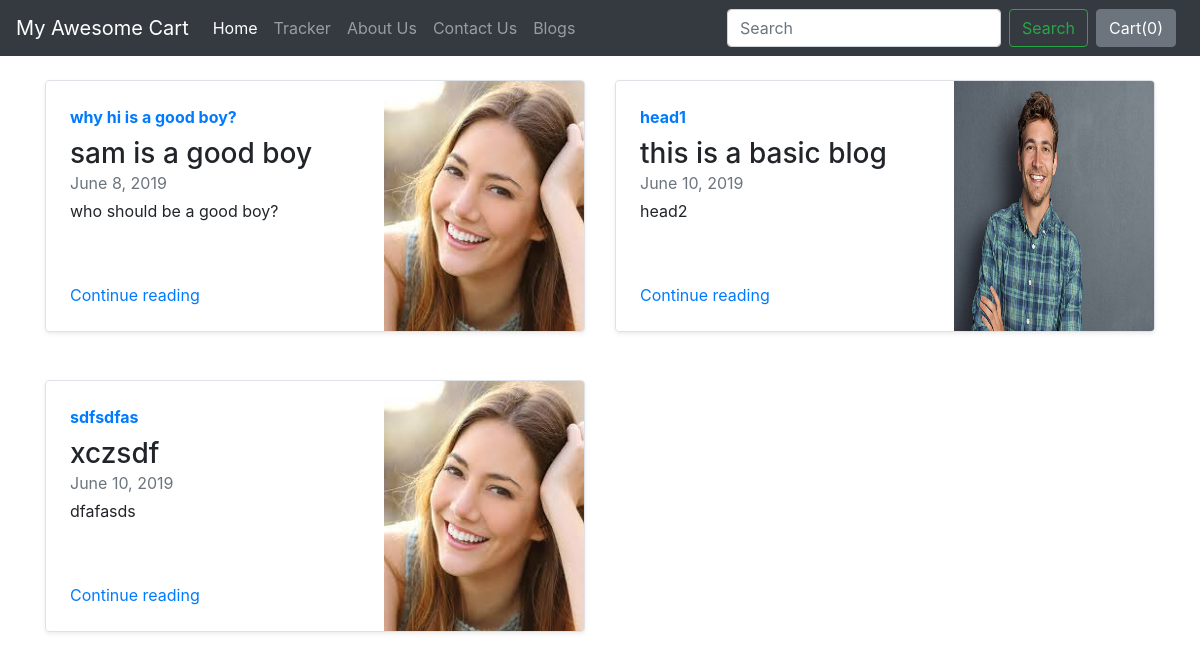
Screenshot of /blog/ with the database file from the repository.
### blog/models.py (models this page shows, shortened)
class Blogpost(models.Model):
    post_id = models.AutoField(primary_key=True)
    title = models.CharField(max_length=200, default="")
    head0 = models.CharField(max_length=500, default="")
    chead0 = models.CharField(max_length=5000, default="")
    head1 = models.CharField(max_length=500, default="")
    chead1 = models.CharField(max_length=5000, default="")
    head2 = models.CharField(max_length=50, default="")
    chead2 = models.CharField(max_length=500, default="")
    pub_date = models.DateField()
    thumbnail = models.ImageField(upload_to="blog/images", default="")

### blog/views.py (the view)
# urls.py: path('', views.index, name="bloghome"),
def index(request):
    myposts = Blogpost.objects.all()
    return render(request, "blog/index.html",{'myposts': myposts})

### blog/templates/blog/index.html
{%extends 'blog/basic.html'%}
{%block body%}
  <div class="container">
    <div class="row mb-2 my-4">
      {% for item in myposts%}
      <div class="col-md-6">
        <div class="row no-gutters border rounded overflow-hidden flex-md-row mb-4 shadow-sm h-md-250 position-relative">
          <div class="col p-4 d-flex flex-column position-static">
            <strong class="d-inline-block mb-2 text-primary">{{item.head0}}</strong>
            <h3 class="mb-0">{{item.title}}</h3>
            <div class="mb-1 text-muted">{{item.pub_date}}</div>
            <p class="card-text mb-auto">{{item.head1}}</p>
            <a href="blogpost/{{item.post_id}}" class="stretched-link">Continue reading</a>
          </div>
          <div class="col-auto d-none d-lg-block">
            <img  src="/media/{{item.thumbnail}}" class="bd-placeholder-img" width="200" height="250" >
          </div>
        </div>
      </div>
    {% if forloop.counter|divisibleby:2 %}
    </div> <div class="row mb-2 my-4">
    {%endif%}
    {%endfor%}
  </div>
{%endblock%}

### blog/templates/blog/basic.html (shortened to what this page needs)
<!doctype html>
<html lang="en">
<head>
    <link rel="stylesheet" href="https://stackpath.bootstrapcdn.com/bootstrap/4.3.1/css/bootstrap.min.css">
</head>
<body>
    <nav class="navbar navbar-expand-lg navbar-dark bg-dark">
        <a class="navbar-brand" href="/shop">My Awesome Cart</a>
        <div class="collapse navbar-collapse" id="navbarNavAltMarkup">
            <div class="navbar-nav">
                <a class="nav-item nav-link active" href="/shop">Home <span class="sr-only">(current)</span></a>
                <a class="nav-item nav-link" href="/shop/tracker">Tracker</a>
                <a class="nav-item nav-link" href="/shop/about">About Us</a>
                <a class="nav-item nav-link" href="/shop/contact">Contact Us</a>
                <a class="nav-item nav-link" href="/blog">Blogs</a>
            </div>
        </div>
        <form class="form-inline">
            <input class="form-control mr-sm-2" type="search" placeholder="Search" aria-label="Search">
            <button class="btn btn-outline-success my-2 my-sm-0" type="submit">Search</button>
        </form>
        <a href="/shop/checkout"><button type="button" class="btn btn-secondary mx-2" data-html="true" id="popcart" data-container="body" data-toggle="popover" data-placement="bottom" data-content="Vivamus
sagittis lacus vel augue laoreet rutrum faucibus.">
            Cart(<span id="cart">0</span>)
        </button></a>
    </nav>
    {%block body%}{%endblock%}
    </body>
</body>
</html>

### rows the page displays
Blogpost: head0 "why hi is a good boy?", title "sam is a good boy", pub_date "June 8, 2019", head1 "who should be a good boy?", thumbnail (picture)
Blogpost: head0 "head1", title "this is a basic blog", pub_date "June 10, 2019", head1 "head2", thumbnail (picture)
Blogpost: head0 "sdfsdfas", title "xczsdf", pub_date "June 10, 2019", head1 "dfafasds", thumbnail (picture)
